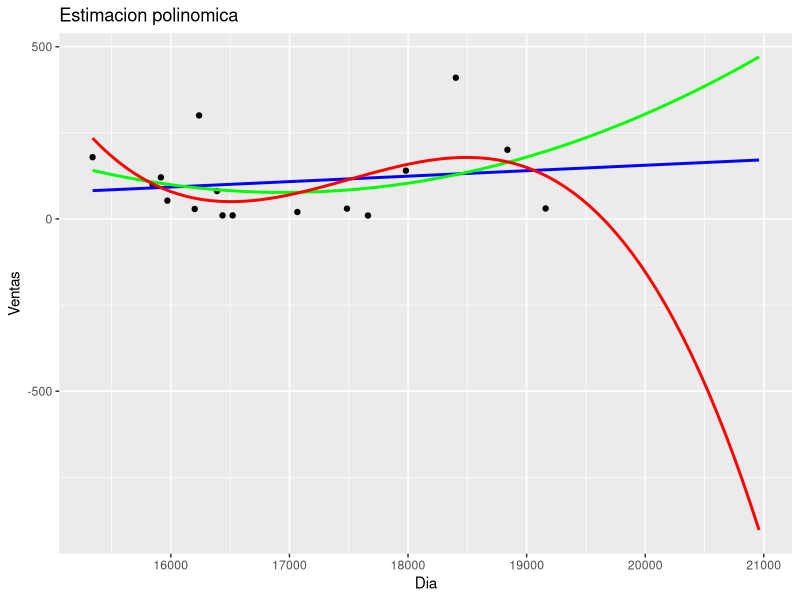

The R source for this figure:

# === LIBRERÍAS === (((
sprintf(" --- LIBRERIAS --- ")
# suppressPackageStartupMessages(library(rio))
suppressPackageStartupMessages(library(ggplot2))
# suppressPackageStartupMessages(library(lmtest))
# )))

# === DATOS === (((
long_prediccion = 1800 # longitud en días de adelanto en la predicción
datos = read.csv('data.csv', header = TRUE, sep = ",")
datos$x = as.numeric(as.Date(datos$start_date))
datos$y = datos$salary
# str(datos)
# )))

# === ANALISIS DE REGRESION POLINOMIAL === (((
grafo = ggplot(data = NULL, aes(x = datos$x,y = datos$y)) +
 	geom_point() +
 	ggtitle("Estimacion polinomica") +
 	labs(x = "Dia",y = "Ventas") +
	xlim(min(datos$x) , max(datos$x) + long_prediccion) +
	geom_smooth(method = "lm"  , fullrange = TRUE,  formula = y ~ x, se = FALSE, col = 'blue') +
	geom_smooth(method = "gam" , fullrange = TRUE,  formula = y ~ poly(x, 2, raw = TRUE), se = FALSE, col = 'green') +
	geom_smooth(method = "gam" , fullrange = TRUE,  formula = y ~ poly(x, 3), se = FALSE, col = 'red')
ggsave("2_MODELOS.pdf")
# )))

# === COEFFICIENTES LINEAL === (((
sprintf(" --- LINEAL --- ")
lm(y ~ x,data = datos)$coefficients
# )))

# === COEFFICIENTES CUADRATICA === (((
sprintf(" --- CUADRATICA --- ")
lm(y ~ poly(x, 2),data = datos)$coefficients
# )))

# === COEFFICIENTES CUBICA === (((
sprintf(" --- CUBICA --- ")
lm(y ~ poly(x, 3),data = datos)$coefficients
# )))
